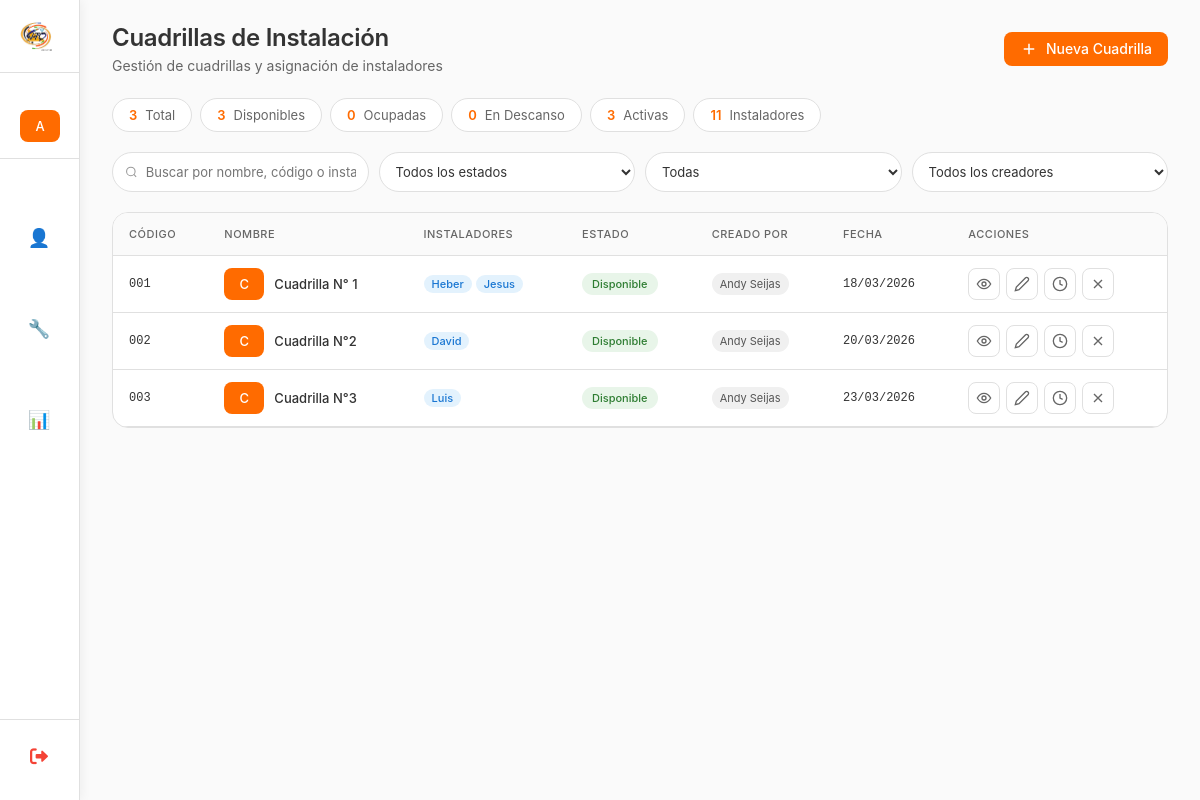
/listar/cuadrilla/ (signed in), run on the app's committed database.
### myapp/models.py (models this page shows, shortened)
class Cuadrilla(models.Model):
    class EstadoCuadrilla(models.TextChoices):
        DISPONIBLE = 'DISPONIBLE', 'Disponible'
        OCUPADO = 'OCUPADO', 'Ocupado'
        EN_DESCANSO = 'DESCANSO', 'En Descanso'
        INACTIVO = 'INACTIVO', 'Inactivo'
    nombre = models.CharField(
        max_length=100,
        unique=True,
        verbose_name="Nombre de la Cuadrilla"
    )
    codigo = models.CharField(
        max_length=20,
        unique=True,
        verbose_name="Código de Cuadrilla",
        help_text="Ej: C001, INST-001"
    )
    instaladores = models.ManyToManyField(
        'PerfilUsuario',
        related_name='cuadrillas',
        verbose_name="Instaladores",
        blank=True
    )
    estado = models.CharField(
        max_length=20,
        choices=EstadoCuadrilla.choices,
        default=EstadoCuadrilla.DISPONIBLE,
        verbose_name="Estado de la Cuadrilla",
        db_index=True
    )
    fecha_creacion = models.DateTimeField(
        auto_now_add=True,
        verbose_name="Fecha de creación"
    )
    fecha_actualizacion = models.DateTimeField(
        auto_now=True,
        verbose_name="Última actualización"
    )
    creado_por = models.ForeignKey(
        User,
        on_delete=models.SET_NULL,
        null=True,
        blank=True,
        related_name='cuadrillas_creadas',
        verbose_name="Creado por"
    )
    activo = models.BooleanField(
        default=True,
        verbose_name="Activo"
    )
    class Meta:
        verbose_name = "Cuadrilla"
        verbose_name_plural = "Cuadrillas"
        ordering = ['nombre']
        indexes = [
            models.Index(fields=['estado']),
            models.Index(fields=['activo']),
            models.Index(fields=['codigo']),
        ]

class PerfilUsuario(models.Model):
    usuario = models.OneToOneField(
        User,
        on_delete=models.CASCADE,
        related_name='perfil',
        verbose_name="Usuario"
    )
    cedula = models.PositiveIntegerField(
        verbose_name="Cédula de Identidad",
        unique=True,
        null=True,
        blank=True
    )
    telefono = models.CharField(
        max_length=20,
        verbose_name="Teléfono",
        blank=True,
        null=True
    )
    activo = models.BooleanField(  # Campo nuevo
        default=True,
        verbose_name="Activo"
    )
    class Meta:
        verbose_name = "Perfil de Usuario"
        verbose_name_plural = "Perfiles de Usuarios"

### myapp/views_admin.py (the view, shortened to what this page needs)
# urls.py: path('listar/cuadrilla/',lista_cuadrillas, name='lista_cuadrillas'),
@login_required
def lista_cuadrillas(request):
    busqueda = request.GET.get('busqueda', '')
    estado = request.GET.get('estado', '')
    activo_filtro = request.GET.get('activo', '')
    creador_filtro = request.GET.get('creador', '')
    cuadrillas = Cuadrilla.objects.all().select_related(
        'creado_por'
    ).prefetch_related(
        'instaladores__usuario'  # Esto carga los instaladores y sus usuarios
    )
    print(f"DEBUG - Total cuadrillas: {cuadrillas.count()}")
    if estado:
        cuadrillas = cuadrillas.filter(estado=estado)
    if activo_filtro == 'activas':
        cuadrillas = cuadrillas.filter(activo=True)
    elif activo_filtro == 'inactivas':
        cuadrillas = cuadrillas.filter(activo=False)
    if creador_filtro:
        cuadrillas = cuadrillas.filter(creado_por__username=creador_filtro)
    total_cuadrillas = Cuadrilla.objects.all().count()
    disponibles = Cuadrilla.objects.filter(estado='DISPONIBLE', activo=True).count()
    ocupadas = Cuadrilla.objects.filter(estado='OCUPADO', activo=True).count()
    descanso = Cuadrilla.objects.filter(estado='DESCANSO', activo=True).count()
    activas = Cuadrilla.objects.filter(activo=True).count()
    total_instaladores = PerfilUsuario.objects.filter().count()
    creadores = User.objects.filter(cuadrillas_creadas__isnull=False).distinct()
    paginator = Paginator(cuadrillas, 5)
    page = request.GET.get('page', 1)
    page_obj = paginator.get_page(page)
    es_admin = request.user.is_superuser
    context = {
        'page_obj': page_obj,
        'total_cuadrillas': total_cuadrillas,
        'disponibles': disponibles,
        'ocupadas': ocupadas,
        'descanso': descanso,
        'activas': activas,
        'total_instaladores': total_instaladores,
        'estados': Cuadrilla.EstadoCuadrilla.choices,
        'es_admin': es_admin,
        'creadores': creadores,
        'busqueda': busqueda,
        'estado': estado,
        'activo_filtro': activo_filtro,
        'creador_filtro': creador_filtro,
    }
    return render(request, 'Admin/cuadrilla/listar_cuadrillas.html', context)

### myapp/templates/Admin/cuadrilla/listar_cuadrillas.html (shortened to what this page needs)
{% extends 'Inicio_De_Sesion/base.html' %}
{% load static %}
{% block page_title %}Cuadrillas de Instalación{% endblock %}
{% block page_subtitle %}Gestión de cuadrillas y asignación de instaladores{% endblock %}
{% block header_actions %}
<a href="{% url 'crear_cuadrilla' %}" class="btn-orange">
    <svg width="18" height="18" viewBox="0 0 24 24" fill="none" stroke="currentColor" stroke-width="2">
        <path d="M12 5v14M5 12h14"/>
    </svg>
    Nueva Cuadrilla
</a>
{% endblock %}
{% block content %}
<div class="stats-grid">
    <div class="stat-card">
        <span class="stat-value">{{ total_cuadrillas|default:0 }}</span>
        <span class="stat-label">Total</span>
    </div>
    <div class="stat-card">
        <span class="stat-value">{{ disponibles|default:0 }}</span>
        <span class="stat-label">Disponibles</span>
    </div>
    <div class="stat-card">
        <span class="stat-value">{{ ocupadas|default:0 }}</span>
        <span class="stat-label">Ocupadas</span>
    </div>
    <div class="stat-card">
        <span class="stat-value">{{ descanso|default:0 }}</span>
        <span class="stat-label">En Descanso</span>
    </div>
    <div class="stat-card">
        <span class="stat-value">{{ activas|default:0 }}</span>
        <span class="stat-label">Activas</span>
    </div>
    <div class="stat-card">
        <span class="stat-value">{{ total_instaladores|default:0 }}</span>
        <span class="stat-label">Instaladores</span>
    </div>
</div>
<div class="filters-container">
    <div class="filters-grid">
        <div class="search-box">
            <svg width="14" height="14" viewBox="0 0 24 24" fill="none" stroke="#999" stroke-width="2">
                <circle cx="11" cy="11" r="8"/>
                <path d="M21 21l-4.35-4.35"/>
            </svg>
            <input type="text" placeholder="Buscar por nombre, código o instalador..."
                   id="searchInput" value="{{ busqueda }}">
        </div>
        <select id="filterEstado" class="filter-select">
            <option value="">Todos los estados</option>
        </select>
        <select id="filterActivo" class="filter-select">
            <option value="">Todas</option>
        </select>
        {% if es_admin %}
        <select id="filterCreador" class="filter-select">
            <option value="">Todos los creadores</option>
        </select>
        {% endif %}
    </div>
</div>
<div class="desktop-view">
    <div class="table-container">
        <table class="table">
            <thead>
                <tr>
                    <th>Código</th>
                    <th>Nombre</th>
                    <th>Instaladores</th>
                    <th>Estado</th>
                    <th>Creado por</th>
                    <th>Fecha</th>
                    <th>Acciones</th>
                </tr>
            </thead>
            <tbody>
                {% for cuadrilla in page_obj %}
                <tr class="{% if not cuadrilla.activo %}inactivo{% endif %}">
                    <td class="codigo-cell">{{ cuadrilla.codigo }}</td>
                    <td>
                        <div class="user-cell">
                            <span class="user-avatar">{{ cuadrilla.nombre|first|upper }}</span>
                            <div>
                                <div class="user-name">{{ cuadrilla.nombre }}</div>
                            </div>
                        </div>
                    </td>
                    <td>
                        {% if cuadrilla.instaladores.all %}
                            <div class="instaladores-tags">
                                {% for instalador in cuadrilla.instaladores.all %}
                                    <span class="instalador-tag" title="{{ instalador.usuario.get_full_name }} - {{ instalador.telefono }}">
                                        {{ instalador.usuario.first_name|default:instalador.usuario.username }}
                                    </span>
                                {% endfor %}
                            </div>
                        {% else %}
                            <span class="badge badge-secondary">Sin instaladores</span>
                        {% endif %}
                    </td>
                    <td>
                        <span class="badge
                            {% if cuadrilla.estado == 'DISPONIBLE' %}badge-success
                            {% elif cuadrilla.estado == 'OCUPADO' %}badge-danger
                            {% elif cuadrilla.estado == 'DESCANSO' %}badge-warning
                            {% else %}badge-secondary{% endif %}">
                            {{ cuadrilla.get_estado_display }}
                        </span>
                    </td>
                    <td>
                        <span class="creador-badge">
                            {{ cuadrilla.creado_por.get_full_name|default:cuadrilla.creado_por.username|default:"Sistema" }}
                        </span>
                    </td>
                    <td class="fecha-cell">{{ cuadrilla.fecha_creacion|date:"d/m/Y" }}</td>
                    <td>
                        <div class="actions">
                            <button class="action-btn" onclick="verCuadrilla({{ cuadrilla.id }})" title="Ver detalles">
                                <svg width="16" height="16" viewBox="0 0 24 24" fill="none" stroke="currentColor" stroke-width="2">
                                    <circle cx="12" cy="12" r="3"/>
                                    <path d="M22 12c-2.667 4.667-6 7-10 7s-7.333-2.333-10-7c2.667-4.667 6-7 10-7s7.333 2.333 10 7z"/>
                                </svg>
                            </button>
                            <a href="{% url 'editar_cuadrilla' cuadrilla.id %}" class="action-btn" title="Editar">
                                <svg width="16" height="16" viewBox="0 0 24 24" fill="none" stroke="currentColor" stroke-width="2">
                                    <path d="M17 3a2.828 2.828 0 1 1 4 4L7.5 20.5 2 22l1.5-5.5L17 3z"/>
                                </svg>
                            </a>
                            {% if cuadrilla.activo %}
                            <button class="action-btn" onclick="cambiarEstado({{ cuadrilla.id }}, '{{ cuadrilla.estado }}')" title="Cambiar estado">
                                <svg width="16" height="16" viewBox="0 0 24 24" fill="none" stroke="currentColor" stroke-width="2">
                                    <circle cx="12" cy="12" r="10"/>
                                    <path d="M12 6v6l4 2"/>
                                </svg>
                            </button>
                            <button class="action-btn" onclick="confirmarDesactivar({{ cuadrilla.id }}, '{{ cuadrilla.nombre }}')" title="Desactivar">
                                <svg width="16" height="16" viewBox="0 0 24 24" fill="none" stroke="currentColor" stroke-width="2">
                                    <path d="M18 6L6 18M6 6l12 12"/>
                                </svg>
                            </button>
                            {% endif %}
                        </div>
                    </td>
                </tr>
                {% empty %}
                <tr>
                    <td colspan="7" class="empty">No hay cuadrillas registradas</td>
                </tr>
                {% endfor %}
            </tbody>
        </table>
    </div>
</div>
{% endblock %}

### myapp/templates/Inicio_De_Sesion/base.html (shortened to what this page needs)
{% load static %}
<!DOCTYPE html>
<html lang="es">
<head>
    <link rel="stylesheet" href="https://cdnjs.cloudflare.com/ajax/libs/font-awesome/6.0.0/css/all.min.css">
</head>
<body>
    <div class="dashboard">
        <div class="sidebar" id="sidebar">
            <div class="logo-area" onclick="window.location.href='{% url 'dashboard' %}'">
                <img src="{% static 'cd.png' %}" alt="VTC" class="logo">
            </div>
            <div class="user-info">
                <div class="user-avatar">
                    {{ user.username|first|upper }}
                </div>
            </div>
            <div class="menu">
                <div class="menu-item" onclick="toggleSubmenu(this, 'vendedorSubmenu')">
                    <span class="menu-icon">👤</span>
                </div>
                {% if user.groups.all.0.name == 'Instalador' or user.groups.all.0.name == 'Administrador' or user.is_superuser %}
                <div class="menu-item" onclick="toggleSubmenu(this, 'instaladorSubmenu')">
                    <span class="menu-icon">🔧</span>
                </div>
                {% endif %}
                {% if user.is_superuser or user.groups.all.0.name == 'Administrador' or user.groups.all.0.name == 'Supervisor' %}
                <div class="menu-item" onclick="window.location.href='{% url 'panel_administrativo' %}'">
                    <span class="menu-icon">📊</span>
                </div>
                {% endif %}
            </div>
            <div class="sidebar-footer">
                <a href="{% url 'logout' %}" class="logout-sidebar" onclick="return confirm('¿Estás seguro que deseas cerrar sesión?')">
                    <i class="fas fa-sign-out-alt"></i>
                </a>
            </div>
        </div>
        <div class="main-content" id="mainContent">
            <div class="content-header">
                <div class="page-title">
                    <h1>{% block page_title %}Dashboard{% endblock %}</h1>
                    <p>{% block page_subtitle %}{{ current_date|default:"11 mar 2026" }} · Bienvenido de vuelta{% endblock %}</p>
                </div>
                <div class="header-actions">
                    {% block header_actions %}{% endblock %}
                </div>
            </div>
            {% block content %}{% endblock %}
        </div>
    </div>
</body>
</html>

### data on the page
Cuadrilla: codigo "001", nombre|first "C", nombre "Cuadrilla N° 1", estado "Disponible", creado_por.get_full_name "Andy Seijas", fecha_creacion "18/03/2026"
PerfilUsuario: usuario.first_name "Heber"
PerfilUsuario: usuario.first_name "Jesus"
Cuadrilla: codigo "002", nombre|first "C", nombre "Cuadrilla N°2", estado "Disponible", creado_por.get_full_name "Andy Seijas", fecha_creacion "20/03/2026"
PerfilUsuario: usuario.first_name "David"
Cuadrilla: codigo "003", nombre|first "C", nombre "Cuadrilla N°3", estado "Disponible", creado_por.get_full_name "Andy Seijas", fecha_creacion "23/03/2026"
PerfilUsuario: usuario.first_name "Luis"

### other printed values
{{ user.username|first|upper }} "A"
{{ total_cuadrillas|default:0 }} "3"
{{ disponibles|default:0 }} "3"
{{ ocupadas|default:0 }} "0"
{{ descanso|default:0 }} "0"
{{ activas|default:0 }} "3"
{{ total_instaladores|default:0 }} "11"
